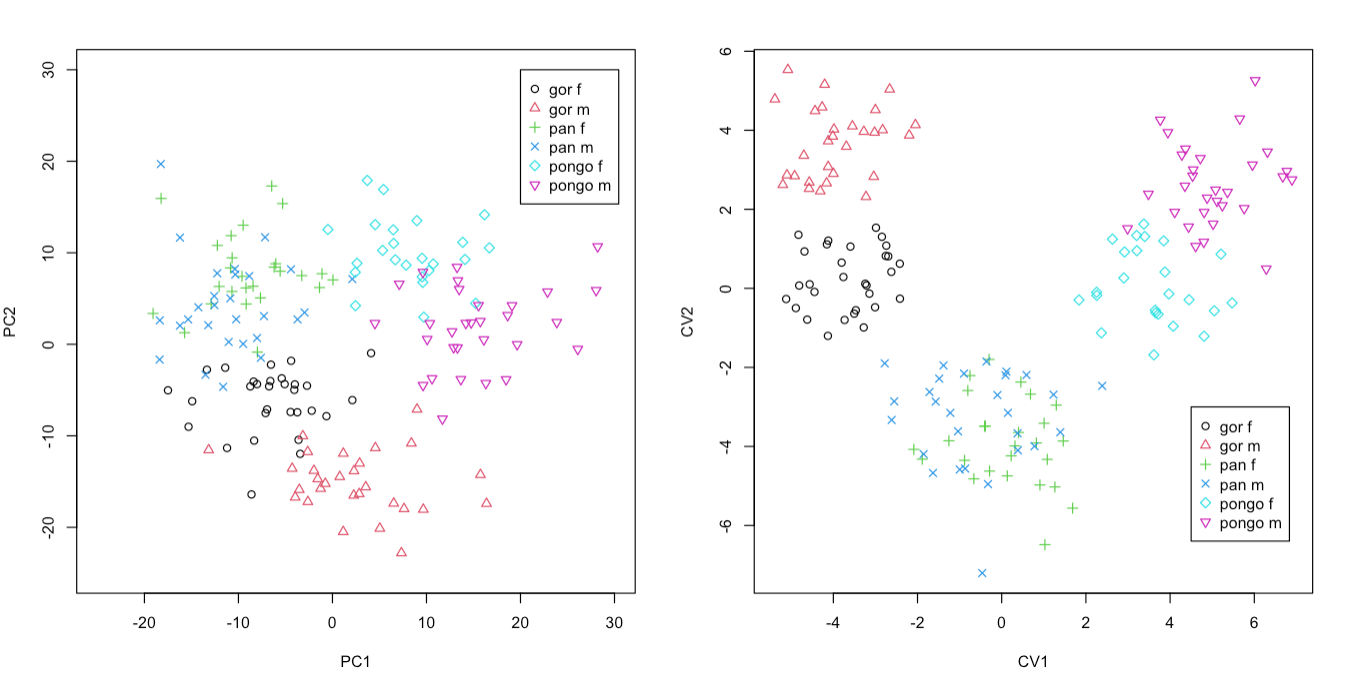

Generate this figure with R:
#%%%%%%%%%%%%%%%%%%%%%%%%%%%%%%%%%%%%%%%%%%%%%%%%%%%%%%%%%%%%%%%%%%%%

# R code to reproduce Figure 11.5 from the book by 
# J.S. Marron and Ian L. Dryden on Object Oriented Data Analysis

# Requires the shapes library installing

#%%%%%%%%%%%%%%%%%%%%%%%%%%%%%%%%%%%%%%%%%%%%%%%%%%%%%%%%%%%%%%%%%%%%

library(shapes)
data(apes)
par(mfrow=c(1,2),cex=0.8)
ans<-procGPA(apes$x)
plot(ans$scores[,1],ans$scores[,2],pch=as.integer(apes$group),
        col=as.integer(apes$group),xlab="PC1",ylab="PC2",xlim=c(-25,30),ylim=c(-25,30))
legend(x=20,y=30,c("gor f","gor m","pan f","pan m","pongo f","pongo m"),pch=c(1,2,3,4,5,6),col=c(1,2,3,4,5,6))

test<-shapes.cva(apes$x,groups=apes$group,ncv=5)
plot(test,pch=as.integer(apes$group),col=as.integer(apes$group),xlab="CV1",ylab="CV2")
legend(x=4.5,y=-3,c("gor f","gor m","pan f","pan m","pongo f","pongo m"),pch=c(1,2,3,4,5,6),col=c(1,2,3,4,5,6))
